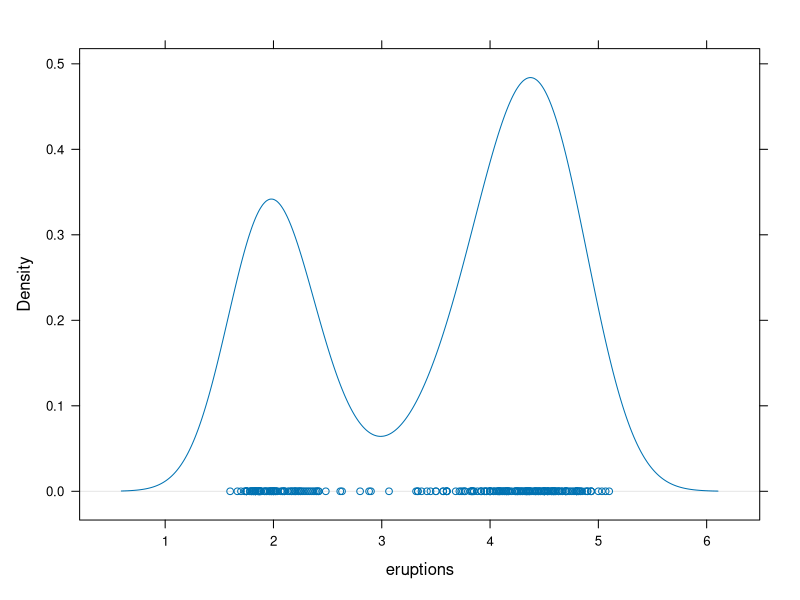
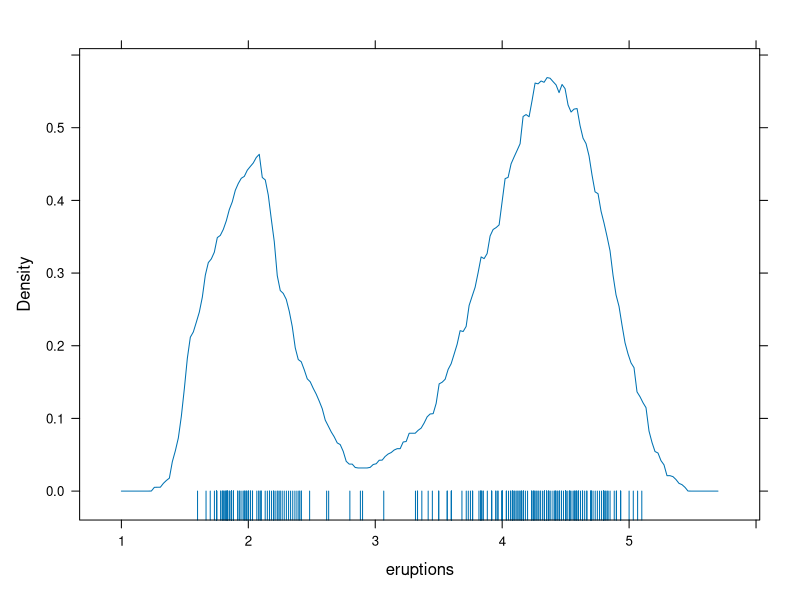
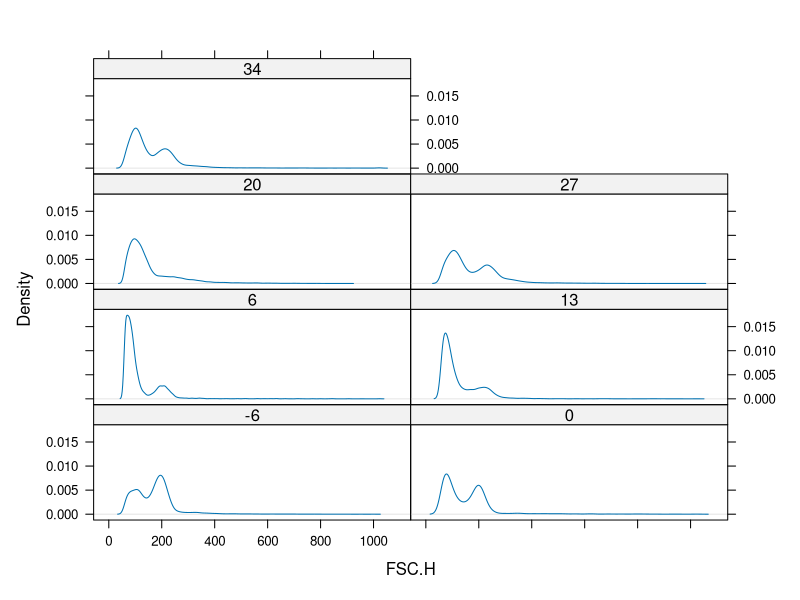
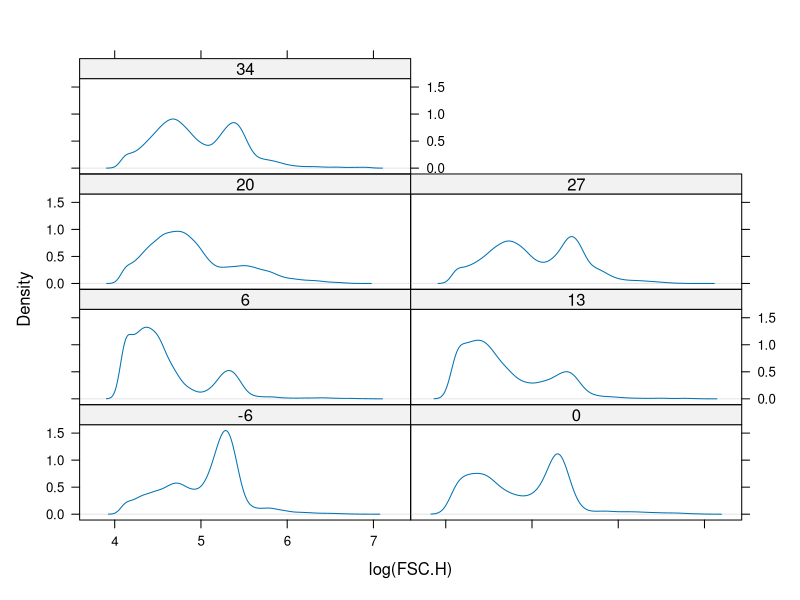
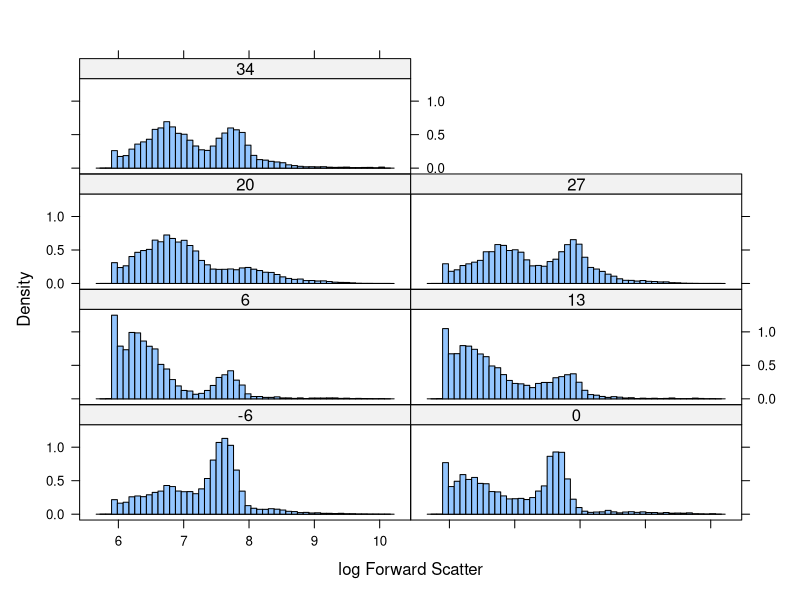

Recreate these plots in R, in order. (Note: this script raises an error after producing the figures.)
#**********************************************#
# Chapter 3 Visualizing Univaraite Distribution
#***********************************************#
# density plots are useful for detecting bimodality
# or multimodality


#==================#
# 3.1 Density plot
#==================#
install.packages("lattice")
library(lattice)


data("faithful")
head(faithful, 3)
densityplot(~ eruptions, data = faithful, 
            plot.points = TRUE, ref = TRUE)


# the two most important args are kern and bw
  # kern: kernel ; use rectangular kernel
  # bw: bandwidth; fixed bandwidth

densityplot(~ eruptions, data = faithful, 
            kernel = "rect", bw = 0.2,
            plot.points = "rug", n = 200)



install.packages("latticeExtra")
library(latticeExtra)

data("gvhd10")
head(gvhd10, 3)

densityplot(~ FSC.H | Days, data = gvhd10,
        plot.points = FALSE, ref = TRUE, 
        layout = c(2, 4))


densityplot(~ log(FSC.H) | Days, data = gvhd10,
            plot.points = FALSE, ref = TRUE, 
            layout = c(2, 4))



#================#
# 3.3 Histograms
#================#
# histogram()
# divide up the range of data into non-overlapping
# bins, same width
# then count the number of obs fall in them
# each bin is represented by a rectangle with the bin as its base
# the height is computed to make its area equal to the proportion of obs
# in that bin
# formally, density histogram
# type = "density"
# nint = number of interval

histogram(~ log2(FSC.H) | Days, data = gvhd10,
          xlab = "log Forward Scatter",
          type = "density", nint = 50, 
          layout = c(2, 4))

# there's a fairly distinct lower bound for 
# the obs, below which the density drops quite 
# abruptly.
# which is an inherit limitation of density plot



#=====================#
# 3.4 Normal Q-Q plots
#=====================#
library(lattice)
qqmath(~ gcsescore | factor(score), data = Chem97,
       f.value = ppoints(100))

# f.value tells qqmath() to use only 100 quantiles in each panel
# instead of the defualt of as many as there are in the data

qqmath(~ gcsescore | factor(score), data = Chem97)
# from the qq plot, a left-skewed distribution


qqmath(~ gcsescore | gender, data = Chem97, 
       groups = score, aspect = "xy",
       f.value = ppoints(100), 
       auto.key = list(space = "right"),
       xlab = "Standard Normal Quantiles",
       ylab = "Average GCSE Score")


# For both gender, higher score is associated with
# higher gcsescore
# and the variance of gcsescore decreases as score, 
#  reflected in the decreasing slope of qq plot


#------------------------------------------#
# 3.4.1 Normality and Box-Cox Transformation
#-------------------------------------------#
# Nice results follow if we can assume normality
# and equal variance
# neither of which hold in example
# simple power transformations often improve the situation considerably

# The Box-Cox transformation is a scale- and location-shifted
# version of the power transfromation, given by
# f_lambda(x) = x^lambd - 1 / lambda

  # lambda != 0
  # f0(x) =  logx

# adv: being continuous with respect to the power lambda as lambda = 0

# The optimal BOX-COX transformation can be computed by boxcox() in MASS package

install.packages("MASS")
library(MASS)

Chem97_postive <- subset(Chem97, gcsescore > 0)
bc_lg <- with(Chem97_postive, boxcox(gcsescore ~ score * gender, 
       lambda = seq(0, 5, 1/10)))

locator(1)
# $x
#[1] 2.326493

#$y
#[1] -92571.14


# so here optimal lambda (power) is compuated as 2.33
# now transform the skewed Chem97 data
Chem97_mod <- transform(Chem97, gcsescore.trans = gcsescore ^ 2.33)
Chem97_mod2 <- transform(Chem97, gcsescore.trans = (gcsescore ^ 2.33 - 1) / 2.33)

# now check the normality after transformation
head(Chem97_mod, 2)
head(Chem97_mod2, 3)

QQ_function <- function(data = data) {
  qqmath(~ gcsescore.trans | factor(score), data = data,
         f.value = ppoints(100),
         aspect = "xy", 
         auto.key = list(space = "right"),
         xlab = 'Standard Normal Quantitles',
         ylab = 'Transformed GCSE Score')
  
  qqline(y = x, add = TRUE)
  
}

QQ_function(data = Chem97_mod2)
QQ_function(data = Chem97_mod)

# pretty much the same, so just use power 2.33
# no need to use standard box-cox transformation


#------------------------------------------------#
# Supplement: Mutlivariate Box-Cox Transfromation
#------------------------------------------------#
